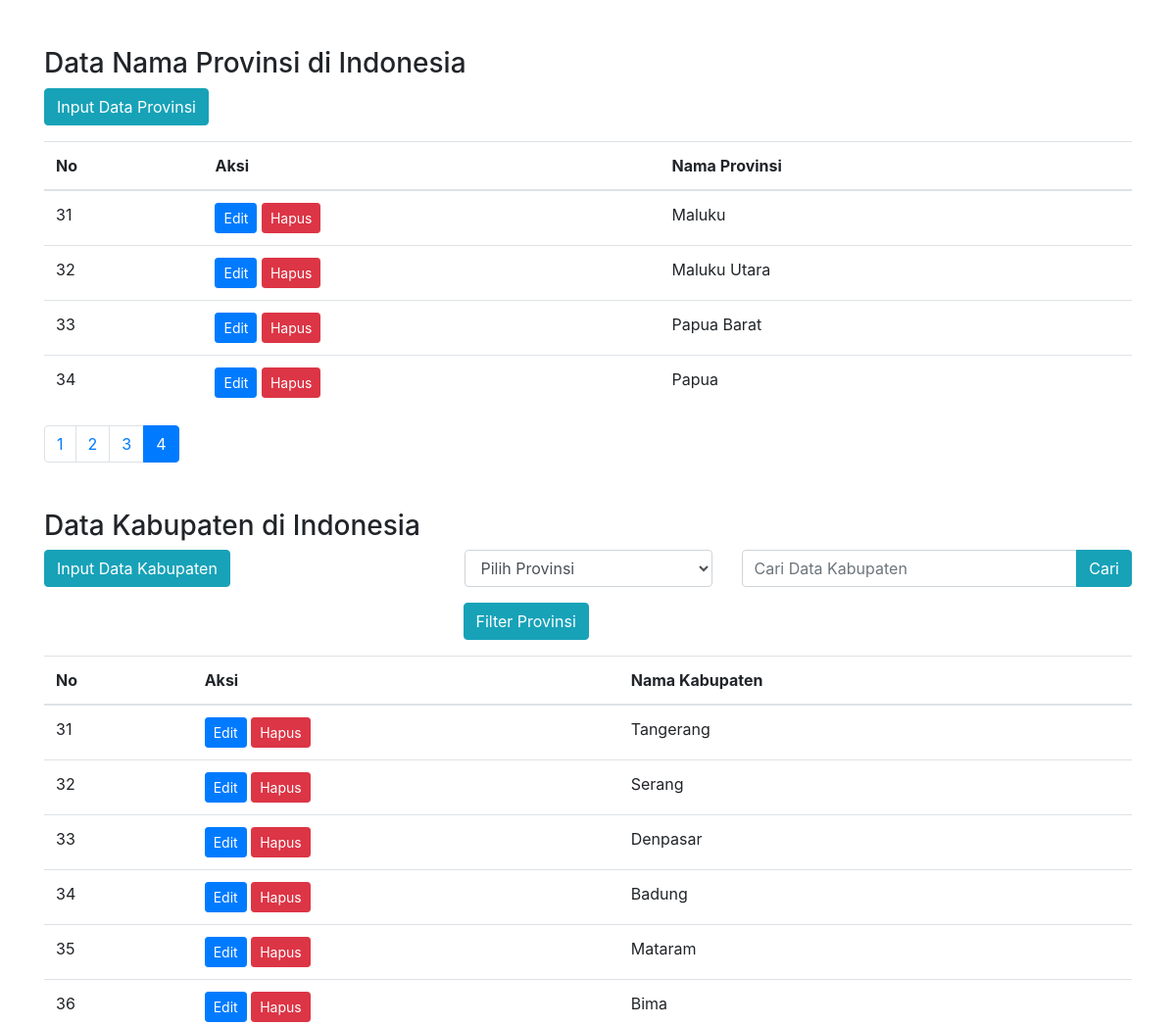
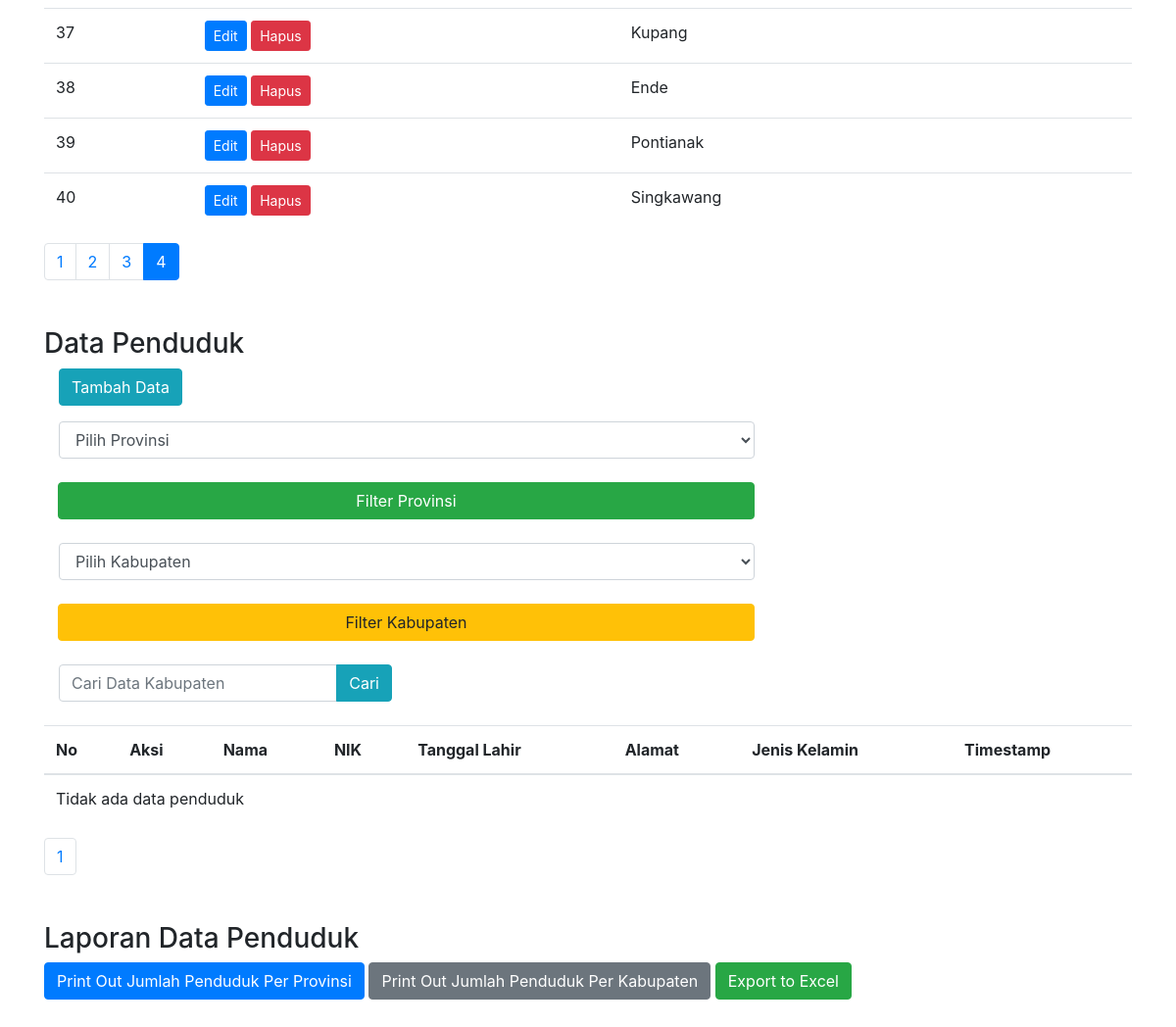
Page /home.php?halaman=4 on the committed database (2 pictures, top to bottom).
### tables this page shows
CREATE TABLE `provinsi` (
  `id_provinsi` int(11) NOT NULL,
  `nama_provinsi` varchar(100) NOT NULL
);

CREATE TABLE `kabupaten` (
  `id_kabupaten` int(11) NOT NULL,
  `nama_kabupaten` varchar(100) NOT NULL,
  `id_provinsi` int(11) DEFAULT NULL
);

### home.php (the view, shortened to what this page needs)
<!DOCTYPE html>
<html lang="en">
<head>
    <link rel="stylesheet" href="https://stackpath.bootstrapcdn.com/bootstrap/4.5.2/css/bootstrap.min.css">
</head>
<body>
    <div class="container mt-5">
        <h3>Data Nama Provinsi di Indonesia</h3>
        <a href="provinsi/input.php" class="btn btn-info mb-3">Input Data Provinsi</a>
        <table class="table">
            <thead>
                <tr>
                    <th>No</th>
                    <th>Aksi</th>
                    <th>Nama Provinsi</th>
                </tr>
            </thead>
            <tbody>
                <?php include 'component/provinsi.php'; ?>
            </tbody>
        </table>
        <nav aria-label="Page navigation">
            <ul class="pagination mb-5">
                <?php for ($i = 1; $i <= $total_halaman; $i++) : ?>
                    <li class="page-item <?php if ($i == $halaman) echo 'active'; ?>"><a class="page-link" href="?halaman=<?php echo $i; ?>"><?php echo $i; ?></a></li>
                <?php endfor; ?>
            </ul>
        </nav>
        <h3>Data Kabupaten di Indonesia</h3>
        <div class="row mb-3">
            <div class="col">
                <a href="kabupaten/input.php" class="btn btn-info mb-3">Input Data Kabupaten</a>
            </div>
            <form action="" method="POST">
                <div class="col">
                    <div class="form-group">
                        <select class="form-control" id="provinsi_id" name="provinsi_id">
                            <option value="">Pilih Provinsi</option>
                            <?php
                            include 'koneksi/connection.php';
                            ?>
                        </select>
                    </div>
                </div>
                <div class="col md-4">
                    <div class="input-group-append">
                        <button type="submit" class="btn btn-info" name="selected_provinsi">Filter Provinsi</button>
                    </div>
                </div>
            </form>
            <div class="col">
                <form action="" method="POST">
                    <div class="form-group">
                        <div class="input-group">
                            <input type="text" class="form-control" id="search_query" name="search_query" placeholder="Cari Data Kabupaten">
                            <div class="input-group-append">
                                <button type="submit" class="btn btn-info" name="search_submit">Cari</button>
                            </div>
                        </div>
                    </div>
                </form>
            </div>
        </div>
        <table class="table">
            <thead>
                <tr>
                    <th>No</th>
                    <th>Aksi</th>
                    <th>Nama Kabupaten</th>
                </tr>
            </thead>
            <tbody>
                <?php include 'component/kabupaten.php'; ?>
            </tbody>
        </table>
        <nav aria-label="Page navigation">
            <ul class="pagination mb-5">
                <?php for ($i = 1; $i <= $total_halaman; $i++) : ?>
                    <li class="page-item <?php if ($i == $halaman) echo 'active'; ?>"><a class="page-link" href="?halaman=<?php echo $i; ?>"><?php echo $i; ?></a></li>
                <?php endfor; ?>
            </ul>
        </nav>
        <h3 class="mt-5">Data Penduduk</h3>
        <div class="col-md-2">
            <a href="action/input.php" class="btn btn-info mb-3">Tambah Data</a>
        </div>
        <div class="col-md-8">
            <form action="" method="GET">
                <div class="row-md-4">
                    <div class="input-group">
                        <select class="form-control" id="provinsi" name="provinsi_id">
                            <option value="">Pilih Provinsi</option>
                            <?php
                            include 'koneksi/connection.php';
                            ?>
                        </select>
                    </div>
                    <br>
                    <div class="input-group-append">
                        <button type="submit" class="btn btn-success btn-block" name="filter_provinsi">Filter Provinsi</button>
                    </div>
                </div>
                <br>
                <div class="row-md-4">
                    <div class="input-group">
                        <select class="form-control" id="kabupaten" name="kabupaten_id">
                            <option value="">Pilih Kabupaten</option>
                        </select>
                    </div>
                    <br>
                    <div class="input-group-append">
                        <button type="submit" class="btn btn-warning btn-block" name="filter_kabupaten">Filter Kabupaten</button>
                    </div>
                </div>
            </form>
        </div>
        <br>
        <div class="row-md-4">
            <div class="col-md-4">
                <form action="" method="POST">
                    <div class="input-group">
                        <input type="text" class="form-control" id="search_query" name="search_query" placeholder="Cari Data Kabupaten">
                        <div class="input-group-append">
                            <button type="submit" class="btn btn-info" name="search_data">Cari</button>
                        </div>
                    </div>
                </form>
            </div>
        </div>
        <br>
        <table class="table">
            <thead>
                <tr>
                    <th>No</th>
                    <th>Aksi</th>
                    <th>Nama</th>
                    <th>NIK</th>
                    <th>Tanggal Lahir</th>
                    <th>Alamat</th>
                    <th>Jenis Kelamin</th>
                    <th>Timestamp</th>
                </tr>
            </thead>
            <tbody>
                <?php include 'component/data_penduduk.php'; ?>
            </tbody>
        </table>
        <nav aria-label="Page navigation">
            <ul class="pagination">
                <?php for ($i = 1; $i <= $total_halaman; $i++) : ?>
                    <li class="page-item <?php if ($i == $halaman) echo 'active'; ?>"><a class="page-link" href="?halaman=<?php echo $i; ?>"><?php echo $i; ?></a></li>
                <?php endfor; ?>
            </ul>
        </nav>
        <h3 class="mt-5">Laporan Data Penduduk</h3>
        <a href="laporan/report_provinsi.php" class="btn btn-primary mb-5">Print Out Jumlah Penduduk Per Provinsi</a>
        <a href="laporan/report_kabupaten.php" class="btn btn-secondary mb-5">Print Out Jumlah Penduduk Per Kabupaten</a>
        <a href="laporan/export_excel.php" class="btn btn-success mb-5">Export to Excel</a>
        <br>
    </div>
</body>
</html>

### component/provinsi.php (shortened to what this page needs)
<?php
include 'koneksi/connection.php';
$sql_total = "SELECT COUNT(*) AS total FROM provinsi";
$result_total = $conn->query($sql_total);
$total_data = $result_total->fetch_assoc()['total'];
$jumlah_data_per_halaman = 10;
$total_halaman = ceil($total_data / $jumlah_data_per_halaman);
$halaman = isset($_GET['halaman']) ? (int)$_GET['halaman'] : 1;
$mulai = ($halaman - 1) * $jumlah_data_per_halaman;
$sql = "SELECT * FROM provinsi LIMIT $mulai, $jumlah_data_per_halaman";
$result = $conn->query($sql);
if ($result->num_rows > 0) {
    $no = $mulai + 1;
    while ($row = $result->fetch_assoc()) {
        echo "<tr>";
        echo "<td>" . $no++ . "</td>";
        echo "<td>
        <a href='provinsi/edit.php?id=" . $row['id_provinsi'] . "' class='btn btn-primary btn-sm'>Edit</a>
        <a href='provinsi/delete.php?id=" . $row['id_provinsi'] . "' class='btn btn-danger btn-sm' onclick='return confirm(\"Apakah Anda yakin ingin menghapus data ini?\")'>Hapus</a></td>";
        echo "<td>" . $row['nama_provinsi'] . "</td>";
        echo "</tr>";
    }
} else {
    echo "<tr><td colspan='3'>Tidak ada data Provinsi yang tersedia</td></tr>";
}

### component/kabupaten.php (shortened to what this page needs)
<?php
include 'koneksi/connection.php';
$search_query = isset($_POST['search_query']) ? $_POST['search_query'] : '';
$selected_provinsi = isset($_POST['provinsi_id']) ? $_POST['provinsi_id'] : '';
if (!empty($search_query) && !empty($selected_provinsi)) {
    $sql = "SELECT * FROM kabupaten WHERE nama_kabupaten LIKE '%$search_query%' AND id_provinsi = $selected_provinsi LIMIT $mulai, $jumlah_data_per_halaman";
} elseif (!empty($selected_provinsi)) {
    $sql = "SELECT * FROM kabupaten WHERE id_provinsi = $selected_provinsi LIMIT $mulai, $jumlah_data_per_halaman";
} elseif (!empty($search_query)) {
    $sql = "SELECT * FROM kabupaten WHERE nama_kabupaten LIKE '%$search_query%' LIMIT $mulai, $jumlah_data_per_halaman";
} else {
    $sql = "SELECT * FROM kabupaten LIMIT $mulai, $jumlah_data_per_halaman";
}
$result = $conn->query($sql);
if ($result->num_rows > 0) {
    $no = $mulai + 1;
    while ($row = $result->fetch_assoc()) {
        echo "<tr>";
        echo "<td>" . $no++ . "</td>";
        echo "<td>
        <a href='kabupaten/edit.php?id=" . $row['id_kabupaten'] . "' class='btn btn-primary btn-sm'>Edit</a>
        <a href='kabupaten/delete.php?id=" . $row['id_kabupaten'] . "' class='btn btn-danger btn-sm' onclick='return confirm(\"Apakah Anda yakin ingin menghapus data ini?\")'>Hapus</a></td>";
        echo "<td>" . $row['nama_kabupaten'] . "</td>";
        echo "</tr>";
    }
} else {
    echo "<tr><td colspan='3'>Tidak ada data kabupaten yang tersedia</td></tr>";
}

### rows in the picture
provinsi: nama_provinsi "Maluku"
provinsi: nama_provinsi "Maluku Utara"
provinsi: nama_provinsi "Papua Barat"
provinsi: nama_provinsi "Papua"
kabupaten: nama_kabupaten "Tangerang"
kabupaten: nama_kabupaten "Serang"
kabupaten: nama_kabupaten "Denpasar"
kabupaten: nama_kabupaten "Badung"
kabupaten: nama_kabupaten "Mataram"
kabupaten: nama_kabupaten "Bima"
kabupaten: nama_kabupaten "Kupang"
kabupaten: nama_kabupaten "Ende"
kabupaten: nama_kabupaten "Pontianak"
kabupaten: nama_kabupaten "Singkawang"
